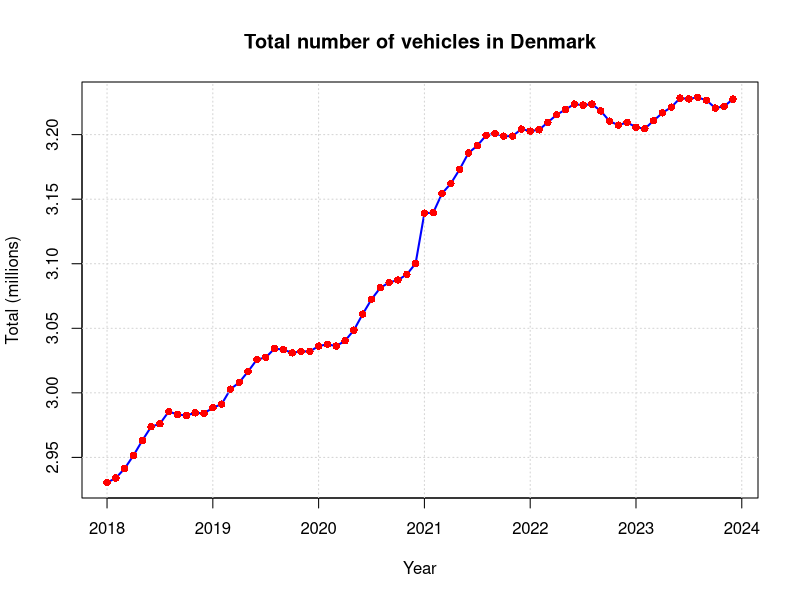

This figure's R source:
### Read training data
#! Perhaps you need to set the working directory!?
#setwd("/home/pbac/g/course02417/2025/assignment1")
D <- read.csv("DST_BIL54.csv")
str(D)

# See the help
?strftime
D$time <- as.POSIXct(paste0(D$time,"-01"), "%Y-%m-%d", tz="UTC")
D$time
class(D$time)

## Year to month for each of them
D$year <- 1900 + as.POSIXlt(D$time)$year + as.POSIXlt(D$time)$mon / 12

## Make the output variable a floating point (i.e.\ decimal number)
D$total <- as.numeric(D$total) / 1E6

## Divide intro train and test set
teststart <- as.POSIXct("2024-01-01", tz="UTC")
Dtrain <- D[D$time < teststart, ]
Dtest <- D[D$time >= teststart, ]


################################################
# 1 Plot data
################################################


# 1.1 Make an array with train set with the year + month/12
x <- 1900 + as.POSIXlt(Dtrain$time)$year + as.POSIXlt(Dtrain$time)$mon / 12

# plot dtotal with x
plot(x, Dtrain$total, xlab="Year", ylab="Total (millions)", main="Total number of vehicles in Denmark", type="l", col="blue", lwd=2)
grid() # Add grid lines
points(x, Dtrain$total, pch=16, col="red") # Add points to the plot


################################################
# 2 Linear Trend model
################################################
